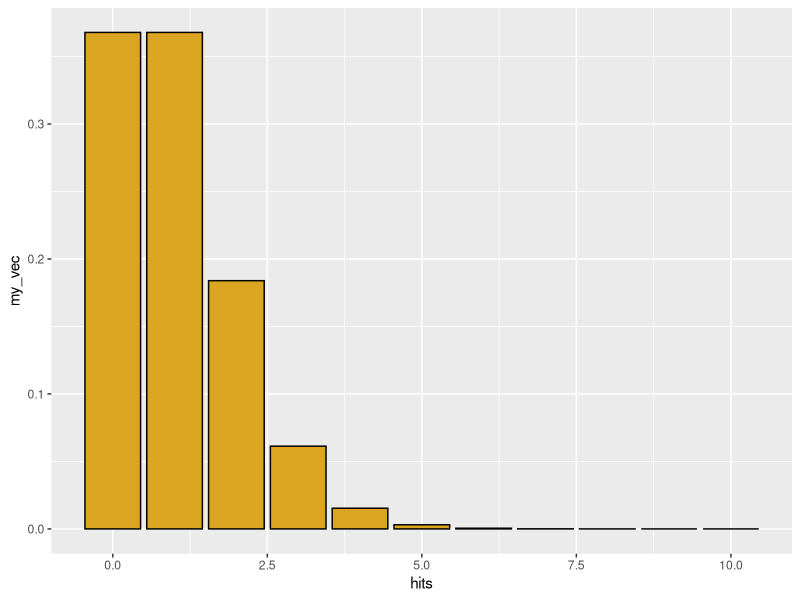
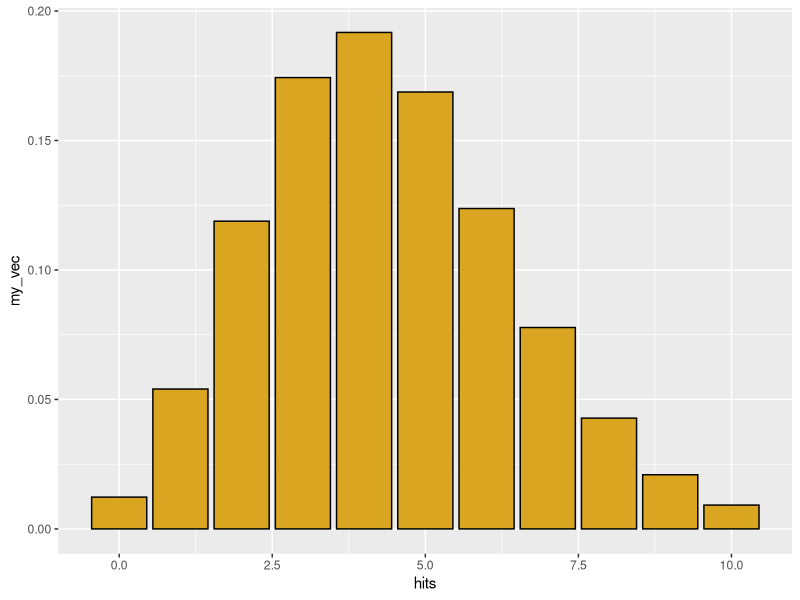
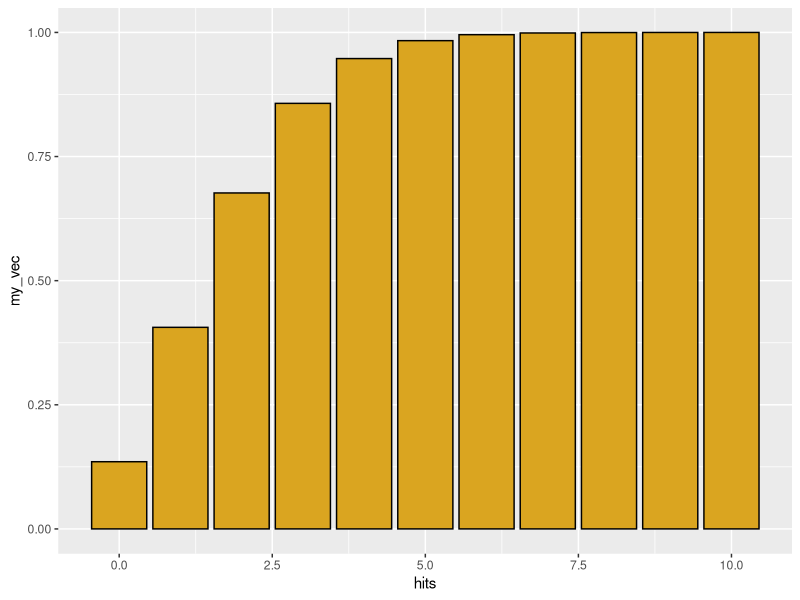
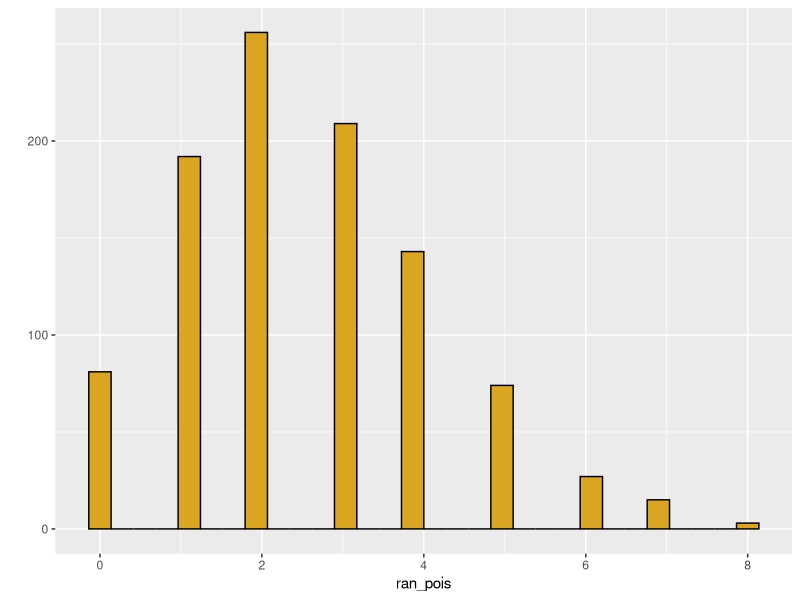
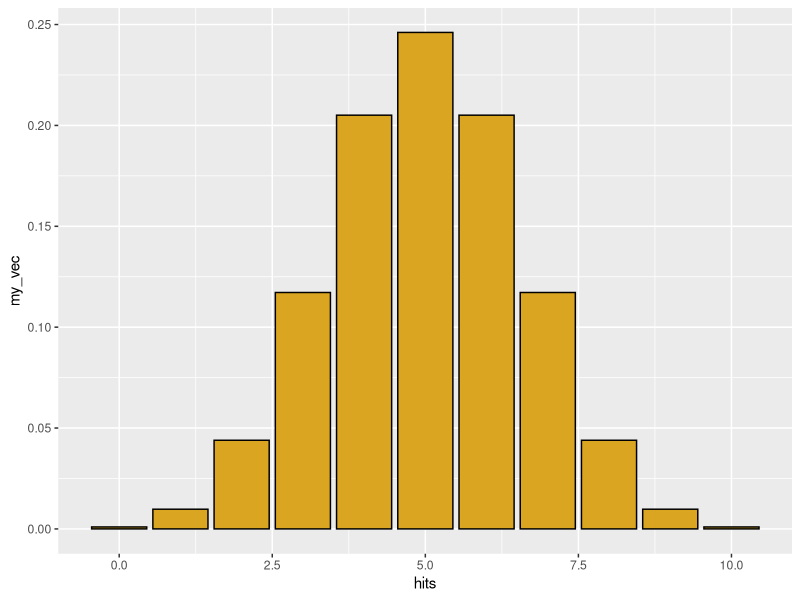
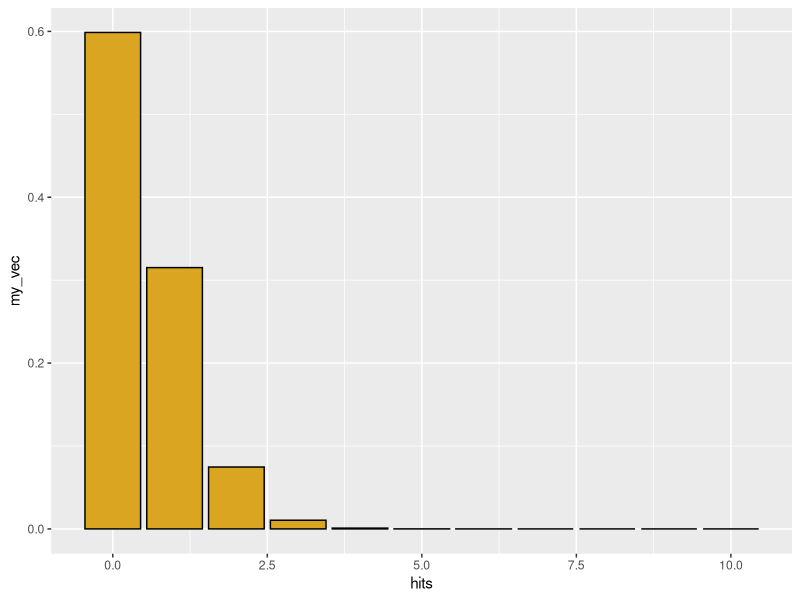
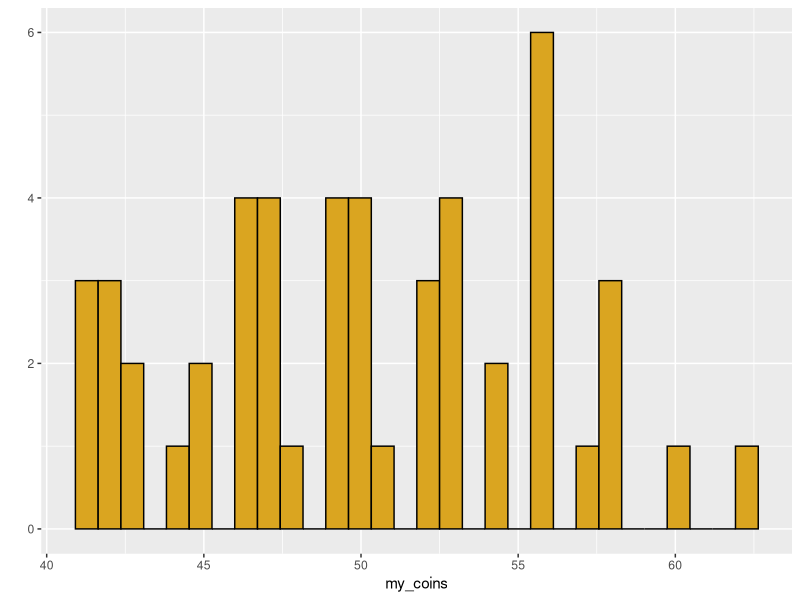
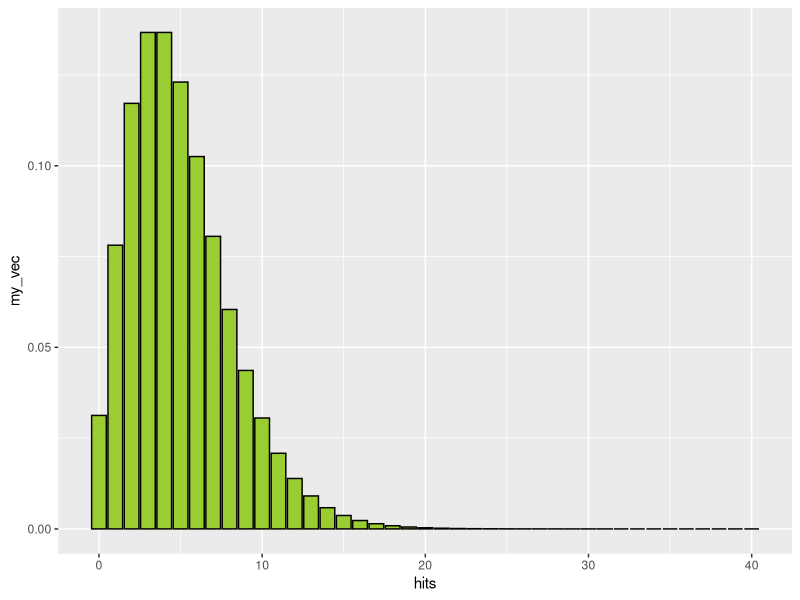

Generate these figures, in order, with R:
# Probability distributions
# 18 February 2020
# SEK
# d probabilty density function
# p cumulative probability distribution
# q quantile function (inverse of p)
# r random number generator

# Poisson distribution ----------------------------------------------------

library(ggplot2)
library(MASS)
library(dplyr)
library(tidyverse)

# discrete 0 to infinity
# parameter lambda > 0 (continous)
# constant rate parameter (observations per unit time or unit area)

# d function for probability density
hits <- 0:10
my_vec<- dpois(x=hits, lambda=1)
qplot(x= hits,
      y= my_vec,
      geom= "col",
      color= I("black"),
      fill= I("goldenrod"))
# data will come as columns; outline color is black, fill is golden

my_vec<- dpois(x=hits, lambda=4.4)
qplot(x= hits,
      y= my_vec,
      geom= "col",
      color= I("black"),
      fill= I("goldenrod"))
sum(my_vec)

# for a poisson with lambda=2
# what is probability that a single draw will yield x=0?
dpois(x=0, lambda=2)
hits <-0:10
my_vec <- ppois(q= hits, lambda= 2)
qplot(x= hits,
      y= my_vec,
      geom= "col",
      color= I("black"),
      fill= I("goldenrod"))

# for a poisson with lambda= 2, what is the probabilty that a single random draw will yield x<= 1?

ppois(q=1, lambda=2)
# 1- the above would give anything bigger than 1

p1<- dpois(x=1, lambda=2)
print(p1)
p2 <- dpois(x=0, lambda=2)
print(p2)
p1+p2

# the q fucntion is the inverse of p
qpois(p=0.5, lambda=2.5)

# simulate a poisson to get actual values
ran_pois <- rpois(n=1000, lambda=2.5)
qplot(x= ran_pois,
      color= I("black"),
      fill= I("goldenrod"))
quantile(x=ran_pois, probs= c(0.025, 0.975))


# Binomial distribution ---------------------------------------------------

# describing a single process wtih a dichotomous outcome
# p = probability of dichotomous outcome
# size = number of trials
# x= possible outcomes
# outcome x is bounded between a minimum of 0 and a maximum of size

# density function for binomial
hits <- 0:10
my_vec <- dbinom(x= hits, size= 10, prob=0.5)
qplot(x= hits,
      y= my_vec,
      geom= "col",
      color= I("black"),
      fill= I("goldenrod"))

# what is probability of getting 5 heads
# out of 10 tosses
my_vec<- dbinom(x=hits, size=10, prob= 0.05)
# biased coin
qplot(x= hits,
      y= my_vec,
      geom= "col",
      color= I("black"),
      fill= I("goldenrod"))

# p function for tail probability
# probaiilty of 5 or fewer heads
# out of 10 tosses
pbinom(q=4, size=9, prob=0.5)

# what is a 95% confidence interval for 100 trials of a coin with p=0.7
qbinom(p= c(0.025, 0.975),
       size= 100,
       prob=0.7)
# how does this compare to a sample interval for real data
my_coins <- rbinom(n=50, size= 100, prob= 0.50)
qplot(x=my_coins,
      color= I("black"),
      fill= I("goldenrod"))
quantile(x= my_coins, probs= c(0.025, 0.975))


# Negative binomial distribution ------------------------------------------

# slightly more realistic version of the poisson
# number of "failures" in a series of (Bernouli trials) with p= probabilty of success (= size)
# How many failures do we get before a targeted number of sucesses? 
# generates a distribution that is more heterogenous ("overdispersed") than Poisson

hits <- 0:40
my_vec<- dnbinom(x= hits,
                 size=5,
                 prob= 0.5)
qplot(x= hits,
      y= my_vec,
      geom= "col",
      color= I("black"),
      fill= I("olivedrab3"))

# geometric series is a special case where the number of successes = 1
# each bar is a constant fraction of the one that came before it with prob 1-p
my_vec<- dnbinom(x= hits, size= 1, prob=0.1)
qplot(x= hits,
      y= my_vec,
      geom= "col",
      color= I("darkgoldenrod4"),
      fill= I("royalblue2"))

# alternatively specify mean= mu of distribition and size
# this will give us a poisson with a lambda value that varies
# dispersion parameter is the shape parameter from a gamma distribution
# as it increases, the distribution, the variance gets smaller

nbi_ran <- rnbinom(n=1000, size= 10, mu=5)
qplot(x= hits,
      y= my_vec,
      geom= "col",
      color= I("darkorchid2"),
      fill= I("firebrick3"))
nbi_ran <- rnbinom(n=1000, size= .1, mu=5)
qplot(x= hits,
      y= my_vec,
      geom= "col",
      color= I("darkorchid2"),
      fill= I("darkblue"))
library(RColorBrewer)



# Exploring Continuous distributions --------------------------------------
# 20 February 2020
# SEK
library(ggplot2)
library(MASS)

# Uniform -----------------------------------------------------------------

qplot(x= runif(n=100, min=1, max=6), 
      color=I("black"), 
      fill=I("goldenrod"))
qplot(x=runif(n=1000,min=1, max=6), 
      color= I("black"), 
      fill= I("goldenrod"))      
qplot( x= sample(1:6, size=1000, replace=TRUE))


# Normal distribution -----------------------------------------------------

my_norm<- rnorm(n=100, mean= 100, sd=2)
qplot(x= my_norm, 
      color=I("black"),
      fill=I("goldenrod"))
# problems with normal when mean is small
my_norm <- rnorm(n=100, mean=2, sd=2)
qplot(x= my_norm,  
      color=I("black"), 
      fill=I("goldenrod"))
toss_zeroes <- my_norm[my_norm>0]
qplot(x= toss_zeroes,  
      color=I("black"), 
      fill=I("goldenrod"))
mean(toss_zeroes)
sd(toss_zeroes)


# Gamma distribution ------------------------------------------------------

# use for continuous data > 0
my_gamma<- rgamma(n=100, shape=1, scale=10)
qplot(x= my_gamma, 
      color= I("black"), 
      fill= I("goldenrod"))

# gamma with shape =1 is exponential with scale= mean
my_gamma<- rgamma(n=100, shape=1, scale=.1)
qplot(x= my_gamma, 
      color= I("black"), 
      fill= I("goldenrod"))

# increasing shape parameter distribution looks more normal
my_gamma<- rgamma(n=100, shape=20, scale=1)
qplot(x= my_gamma, 
      color= I("black"), 
      fill= I("goldenrod"))

# scale parameter changes both mean and the variance!
# mean= hsape*scale
# variance = shape*scale^2

# Beta distribution -------------------------------------------------------

# continuous distribution bounded between 0 and 1

# analogous to binomial, but with a continuous distribution of possible values

# p(data|parameters)

# p(parameters|data) = maximum likelihood estimator of parameters

# shape1 = number of successes + 1
# shape2= number of successes + 1

my_beta <- rbeta(n=1000, shape1=50, shape2=50)
qplot(x= my_beta,
      color= I("black"),
      fill= I("goldenrod"))

# beta with 3 heads and no tails
my_beta <- rbeta(n=1000, shape1=4, shape2=1)
qplot(x= my_beta, 
      color= I("black"), 
      fill= I("goldenrod"))

# good for have data, getting back to parameters
# shape ad scale < 1 gives a U-shaped curve

my_beta <- rbeta(n=1000, shape1=0.2, shape2=0.1)
qplot(x= my_beta, 
      color= I("black"), 
      fill= I("goldenrod"))

# Estimate parameters from data -------------------------------------------

x<- rnorm(1000, mean=92.5, sd=2.5)
qplot(x=x,
      color=I("black"),
      fill=I("goldenrod"))
fitdistr(x, "normal") # data, name of ditribution we are fitting the data to
fitdistr(x, "gamma")
x_sim <- rgamma(n= 1000, shape= 1343.468042, rate= 14.513203)
qplot(x=x_sim,
      color=I("black"),
      fill=I("goldenrod"))


# Experimental Design -----------------------------------------------------

# Regression analysis
# be suspicious: use fake data to test your tests

n<- 50 # number of observations (rows)
var_a<- runif(n) # 50 random uniforms (independent)
var_b <- runif(n) # dependent variable
var_c <- 5.5 + var_a*10 # creates a noisy linear relationship
id<- seq_len(n) # creates a sequence from 1 to n if n >0
reg_df<- data.frame(id, var_a, var_b, var_c)
str(reg_df)
head(reg_df)

# regression model
reg_model <- lm(var_b~ var_a, data=reg_df) # last statement: pull from this dataframe
reg_model # sparse output
str(reg_model)
head(reg_model$residuals)

# summmary of model has waht we usually want
summary(reg_model)
summary(reg_model$coefficients)
str(summary(reg_model))

z <- unlist(summary(reg_model))
reg_sum <- list(intercept= z$coefficients1, 
                slope=z$coefficients2,
                intercept_p= z$coefficients7,
                slope_p= z$coefficients8,
                r2=z$r.squared)

reg_sum$intercept

# regression plot for data
reg_plot <- ggplot(data=reg_df,
                   aes(x=var_a, y=var_b)) + geom_point() + stat_smooth(method= lm, se= 0.95)

reg_plot


# Basic ANOVA -------------------------------------------------------------

n_group <- 3 # number of treatment groups
n_name <- c("Control", "Treat1", "Treat2")
n_size <- c(12, 17,9)
n_mean <- c(40, 41, 60)
n_sd<- c(5,5,5)
t_group <- rep(n_name, n_size)
t_group
table(t_group)

id <- 1:(sum(n_size))

res_var<- c(rnorm(n=n_size[1], mean= n_mean[1], sd=n_sd[1]),
            rnorm(n=n_size[2], mean= n_mean[2], sd=n_sd[2]),
            rnorm(n=n_size[3], mean= n_mean[3], sd=n_sd[3]))
ano_data<- data.frame(id, t_group, res_var)
str(ano_data)
View(ano_data)
ano_model<- aov(res_var~t_group, data=ano_data)
print(ano_model)
print(summary(ano_model))
z<- summary(ano_model)
aggregate(res_var~t_group, data=ano_data, FUN=mean)
# like mapply

unlist(z)
ano_sum<- list(Fval= unlist(z)[7],
               probF= unlist(z)[9])

# ggplot for anova --------------------------------------------------------

ano_plot <- ggplot(data=ano_data,
                   aes(x= t_group,
                       y= res_var,
                       fill= t_group)) + 
                        geom_boxplot()
   # fill specifies grouping variables
print(ano_plot)
ggsave(filename= "plot2.pdf", plot= ano_plot, device= "pdf")


# data frame for logistic regression --------------------------------------

# discrete y variable (0,1), continuous x variable

x_var <- sort(rgamma(n=200, shape=5, scale=5))
head(x_var)
y_var <- sample(rep(c(0,1), each= 100), prob= seq_len(200))
head(y_var)
l_reg_data<- data.frame(x_var, y_var)

# logistic regression code ------------------------------------------------

l_reg_model<- glm(y_var~x_var,
                  data=l_reg_data,
                  family= binomial(link=logit))
summary(l_reg_model)
summary(l_reg_model)$coefficients

# basic ggplot of logistic regression data --------------------------------

lreg_plot<- ggplot(data= l_reg_data,
                   aes(x=x_var, y=y_var)) + 
               geom_point() + stat_smooth(method= glm, method.args= list(family=binomial))
print(lreg_plot)


# contingency table data --------------------------------------------------

# both x and y variables are discrete (= counts)
# integer counts of different groups
vec_1<- c(50,66,22)
vec_2<- c(120,22,30)
data_matrix<- rbind(vec_1, vec_2)
rownames(data_matrix)<- c("cold", "warm")
colnames(data_matrix) <- c("Aphaenogaster", "Camponotus", "Crematogaster")
str(data_matrix)
print(data_matrix)

# simple association test -------------------------------------------------

print(chisq.test(data_matrix))


# plotting contingency data -----------------------------------------------

# base R graphics
mosaicplot(x= data_matrix, 
           col= c("goldenrod", "grey", "black"),
           shade= FALSE)
barplot(height= data_matrix, beside= TRUE, col= c("cornflowerblue", "tomato"))

# ggplot really requires a data frame
d_frame<- as.data.frame(data_matrix)
d_frame<- cbind(d_frame, list(Treatment= c("cold", "warm")))
d_frame<- gather(d_frame, key= Species, Aphaenogaster:Crematogaster, value=Counts)
data_matrix
head(d_frame)
p<- ggplot(data= d_frame,
           aes(x= Species, y= Counts, fill= Treatment)) + geom_bar(stat= "identity", position= "dodge", color =I("black")) + scale_fill_manual(values= c("cornflowerblue", "coral"))
print(p)
